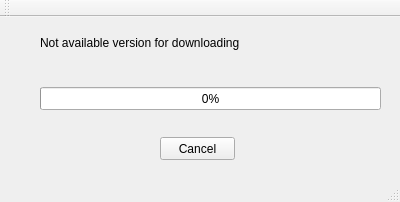
<?xml version="1.0" encoding="UTF-8"?>
<ui version="4.0">
 <class>MainWindow</class>
 <widget class="QMainWindow" name="MainWindow">
  <property name="geometry">
   <rect>
    <x>0</x>
    <y>0</y>
    <width>400</width>
    <height>202</height>
   </rect>
  </property>
  <property name="windowTitle">
   <string>GoWebDownloader</string>
  </property>
  <widget class="QWidget" name="centralWidget">
   <widget class="QPushButton" name="pushButton">
    <property name="geometry">
     <rect>
      <x>160</x>
      <y>120</y>
      <width>75</width>
      <height>23</height>
     </rect>
    </property>
    <property name="text">
     <string>Cancel</string>
    </property>
   </widget>
   <widget class="QProgressBar" name="progressBar">
    <property name="geometry">
     <rect>
      <x>40</x>
      <y>70</y>
      <width>341</width>
      <height>23</height>
     </rect>
    </property>
    <property name="value">
     <number>0</number>
    </property>
   </widget>
   <widget class="QLabel" name="label">
    <property name="geometry">
     <rect>
      <x>40</x>
      <y>10</y>
      <width>311</width>
      <height>31</height>
     </rect>
    </property>
    <property name="text">
     <string>Not available version for downloading</string>
    </property>
   </widget>
  </widget>
  <widget class="QMenuBar" name="menuBar">
   <property name="geometry">
    <rect>
     <x>0</x>
     <y>0</y>
     <width>400</width>
     <height>18</height>
    </rect>
   </property>
  </widget>
  <widget class="QToolBar" name="mainToolBar">
   <attribute name="toolBarArea">
    <enum>TopToolBarArea</enum>
   </attribute>
   <attribute name="toolBarBreak">
    <bool>false</bool>
   </attribute>
  </widget>
  <widget class="QStatusBar" name="statusBar"/>
 </widget>
 <layoutdefault spacing="6" margin="11"/>
 <resources/>
 <connections/>
</ui>
